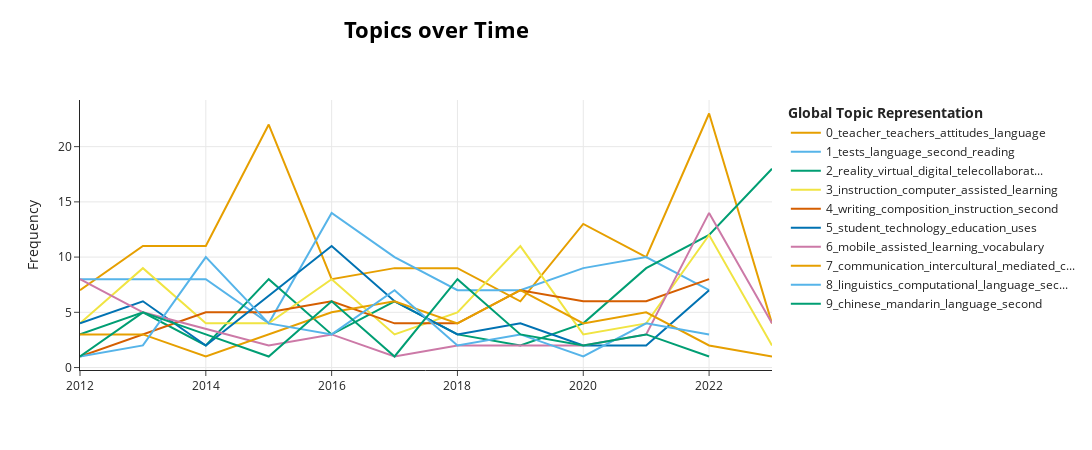

Here is the notebook cell this chart was saved with:
### Code cell
model.visualize_topics_over_time(topics_over_time, topics=[0, 1, 2, 3, 4, 5, 6, 7, 8, 9])
#can innclude topics changing topics_over_time TO topics_over_time, topics=[x, y, z, etc.]

### Figure 1 — Plotly figure (JSON) as saved in the notebook; plotly's stock layout.template omitted (floating-point values rounded to 4 significant figures)
{"data": [{"hoverinfo": "text", "hovertext": ["<b>Topic 0</b><br>Words: teacher, teachers, education, attitudes, language", "<b>Topic 0</b><br>Words: teachers, teacher, attitudes, language, faculty", "<b>Topic 0</b><br>Words: teacher, teachers, attitudes, education, technology", "<b>Topic 0</b><br>Words: teacher, teachers, education, language, literacy", "<b>Topic 0</b><br>Words: teacher, teachers, education, attitudes, content", "<b>Topic 0</b><br>Words: teacher, teachers, attitudes, content, pedagogical", "<b>Topic 0</b><br>Words: teachers, teacher, language, content, technology", "<b>Topic 0</b><br>Words: teacher, teachers, attitudes, programs, faculty", "<b>Topic 0</b><br>Words: teachers, teacher, attitudes, language, literacy", "<b>Topic 0</b><br>Words: teachers, teacher, language, attitudes, education", "<b>Topic 0</b><br>Words: teachers, teacher, attitudes, language, second", "<b>Topic 0</b><br>Words: teachers, teacher, factor, faculty, attitudes"], "marker": {"color": "#E69F00"}, "mode": "lines", "name": "0_teacher_teachers_attitudes_language", "type": "scatter", "x": [2012, 2013, 2014, 2015, 2016, 2017, 2018, 2019, 2020, 2021, 2022, 2023], "y": [7, 11, 11, 22, 8, 9, 9, 6, 13, 10, 23, 4]}, {"hoverinfo": "text", "hovertext": ["<b>Topic 1</b><br>Words: tests, language, comprehension, second, vocabulary", "<b>Topic 1</b><br>Words: reading, tests, language, pretests, posttests", "<b>Topic 1</b><br>Words: pretests, posttests, reading, language, second", "<b>Topic 1</b><br>Words: posttests, pretests, language, reading, tests", "<b>Topic 1</b><br>Words: tests, language, posttests, pretests, instruction", "<b>Topic 1</b><br>Words: language, posttests, pretests, groups, second", "<b>Topic 1</b><br>Words: tests, language, vocabulary, second, development", "<b>Topic 1</b><br>Words: tests, language, second, vocabulary, instruction", "<b>Topic 1</b><br>Words: reading, tests, language, vocabulary, second", "<b>Topic 1</b><br>Words: tests, language, second, english, proficiency", "<b>Topic 1</b><br>Words: tests, language, second, instruction, pretests"], "marker": {"color": "#56B4E9"}, "mode": "lines", "name": "1_tests_language_second_reading", "type": "scatter", "x": [2012, 2013, 2014, 2015, 2016, 2017, 2018, 2019, 2020, 2021, 2022], "y": [8, 8, 8, 4, 14, 10, 7, 7, 9, 10, 7]}, {"hoverinfo": "text", "hovertext": ["<b>Topic 2</b><br>Words: worlds, virtual, and, tiliteracy, mul", "<b>Topic 2</b><br>Words: conferencing, virtual, blogging, continuation, conscientiousness", "<b>Topic 2</b><br>Words: communication, synchronous, opportunities, grounded, problems", "<b>Topic 2</b><br>Words: community, conversation, face, call, telecollaboration", "<b>Topic 2</b><br>Words: lessons, skype, rhetorical, typing, via", "<b>Topic 2</b><br>Words: sla, identity, fans, popular, fandom", "<b>Topic 2</b><br>Words: telecollaboration, contradictions, scoping, historical, synchronous", "<b>Topic 2</b><br>Words: critical, call, serendipity, neoliberalism, democracy", "<b>Topic 2</b><br>Words: relational, text, pragmatics, completion, dcts", "<b>Topic 2</b><br>Words: reality, virtual, digital, immersive, makerspace", "<b>Topic 2</b><br>Words: virtual, reality, telecollaboration, dialogue, environments", "<b>Topic 2</b><br>Words: reality, virtual, digital, multimodality, meaning"], "marker": {"color": "#009E73"}, "mode": "lines", "name": "2_reality_virtual_digital_telecollaborat...", "type": "scatter", "x": [2012, 2013, 2014, 2015, 2016, 2017, 2018, 2019, 2020, 2021, 2022, 2023], "y": [3, 5, 2, 8, 3, 6, 3, 2, 4, 9, 12, 18]}, {"hoverinfo": "text", "hovertext": ["<b>Topic 3</b><br>Words: instruction, computer, assisted, learning, second", "<b>Topic 3</b><br>Words: instruction, assisted, computer, second, learning", "<b>Topic 3</b><br>Words: meta, instruction, computer, assisted, second", "<b>Topic 3</b><br>Words: assistants, instruction, language, assisted, teaching", "<b>Topic 3</b><br>Words: instruction, computer, assisted, second, educational", "<b>Topic 3</b><br>Words: computer, assisted, models, learning, instruction", "<b>Topic 3</b><br>Words: computer, instruction, meta, assisted, second", "<b>Topic 3</b><br>Words: instruction, computer, assisted, learning, second", "<b>Topic 3</b><br>Words: young, learning, periodicals, language, reports", "<b>Topic 3</b><br>Words: computer, instruction, assisted, learning, second", "<b>Topic 3</b><br>Words: instruction, computer, learning, assisted, second", "<b>Topic 3</b><br>Words: intervention, effect, youtube, heterogeneous, levels"], "marker": {"color": "#F0E442"}, "mode": "lines", "name": "3_instruction_computer_assisted_learning", "type": "scatter", "x": [2012, 2013, 2014, 2015, 2016, 2017, 2018, 2019, 2020, 2021, 2022, 2023], "y": [4, 9, 4, 4, 8, 3, 5, 11, 3, 4, 12, 2]}, {"hoverinfo": "text", "hovertext": ["<b>Topic 4</b><br>Words: writing, peer, rhetoric, conflict, constructivism", "<b>Topic 4</b><br>Words: writing, composition, instruction, second, internet", "<b>Topic 4</b><br>Words: writing, instruction, second, groups, improvement", "<b>Topic 4</b><br>Words: writing, composition, instruction, learning, second", "<b>Topic 4</b><br>Words: writing, composition, instruction, second, students", "<b>Topic 4</b><br>Words: writing, composition, academic, skills, instruction", "<b>Topic 4</b><br>Words: writing, evaluation, composition, instruction, students", "<b>Topic 4</b><br>Words: writing, instruction, second, language, evaluation", "<b>Topic 4</b><br>Words: writing, composition, instruction, english, second", "<b>Topic 4</b><br>Words: writing, composition, revision, written, adults", "<b>Topic 4</b><br>Words: writing, composition, instruction, second, revision"], "marker": {"color": "#D55E00"}, "mode": "lines", "name": "4_writing_composition_instruction_second", "type": "scatter", "x": [2012, 2013, 2014, 2015, 2016, 2017, 2018, 2019, 2020, 2021, 2022], "y": [1, 3, 5, 5, 6, 4, 4, 7, 6, 6, 8]}, {"hoverinfo": "text", "hovertext": ["<b>Topic 5</b><br>Words: student, motivation, measures, attitudes, technology", "<b>Topic 5</b><br>Words: student, technology, education, uses, surveys", "<b>Topic 5</b><br>Words: student, motivation, educational, attitudes, technology", "<b>Topic 5</b><br>Words: technology, student, uses, in, education", "<b>Topic 5</b><br>Words: technology, student, uses, educational, in", "<b>Topic 5</b><br>Words: technology, student, use, uses, in", "<b>Topic 5</b><br>Words: student, technology, telecommunications, handheld, devices", "<b>Topic 5</b><br>Words: student, communication, thought, psychometrics, students", "<b>Topic 5</b><br>Words: student, self, value, judgment, technology", "<b>Topic 5</b><br>Words: student, technology, education, uses, in"], "marker": {"color": "#0072B2"}, "mode": "lines", "name": "5_student_technology_education_uses", "type": "scatter", "x": [2012, 2013, 2014, 2016, 2017, 2018, 2019, 2020, 2021, 2022], "y": [4, 6, 2, 11, 6, 3, 4, 2, 2, 7]}, {"hoverinfo": "text", "hovertext": ["<b>Topic 6</b><br>Words: assisted, methodology, vocabulary, learning, memory", "<b>Topic 6</b><br>Words: mobile, user, tracking, assisted, vocabulary", "<b>Topic 6</b><br>Words: replication, phone, mobile, quantitative, sla", "<b>Topic 6</b><br>Words: mobile, generation, double, blind, apps", "<b>Topic 6</b><br>Words: apps, framework, taxonomy, evaluation, learning", "<b>Topic 6</b><br>Words: vocabulary, knowledge, psr, aspects, tablet", "<b>Topic 6</b><br>Words: mobile, videos, occurrence, imagery, vocabulary", "<b>Topic 6</b><br>Words: mobile, data, ddl, mtld, cacm", "<b>Topic 6</b><br>Words: mobile, learning, assisted, model, enhanced", "<b>Topic 6</b><br>Words: mobile, mall, theory, learning, aware"], "marker": {"color": "#CC79A7"}, "mode": "lines", "name": "6_mobile_assisted_learning_vocabulary", "type": "scatter", "x": [2012, 2013, 2015, 2016, 2017, 2018, 2020, 2021, 2022, 2023], "y": [8, 5, 2, 3, 1, 2, 2, 3, 14, 4]}, {"hoverinfo": "text", "hovertext": ["<b>Topic 7</b><br>Words: communication, intercultural, awareness, cultural, interpersonal", "<b>Topic 7</b><br>Words: communication, competence, mediated, intercultural, researchers", "<b>Topic 7</b><br>Words: dynamics, inquiry, audiovisual, intercultural, journal", "<b>Topic 7</b><br>Words: communication, switching, code, discourse, process", "<b>Topic 7</b><br>Words: communication, intercultural, analysis, mediated, cultural", "<b>Topic 7</b><br>Words: communication, intercultural, languages, mediated, german", "<b>Topic 7</b><br>Words: communication, intercultural, discourse, mediated, languages", "<b>Topic 7</b><br>Words: communication, cultural, intercultural, awareness, mediated", "<b>Topic 7</b><br>Words: intercultural, communication, teleconferencing, exchange, college", "<b>Topic 7</b><br>Words: communication, intercultural, german, cultural, native", "<b>Topic 7</b><br>Words: communication, intercultural, business, cultural, competence", "<b>Topic 7</b><br>Words: soviet, latvia, locals, spatial, less"], "marker": {"color": "#E69F00"}, "mode": "lines", "name": "7_communication_intercultural_mediated_c...", "type": "scatter", "x": [2012, 2013, 2014, 2015, 2016, 2017, 2018, 2019, 2020, 2021, 2022, 2023], "y": [3, 3, 1, 3, 5, 6, 4, 7, 4, 5, 2, 1]}, {"hoverinfo": "text", "hovertext": ["<b>Topic 8</b><br>Words: system, morphemes, computational, linguistics, natural", "<b>Topic 8</b><br>Words: composition, linguistics, computational, language, second", "<b>Topic 8</b><br>Words: linguistics, computational, language, error, second", "<b>Topic 8</b><br>Words: computational, linguistics, language, phrase, structure", "<b>Topic 8</b><br>Words: linguistics, computational, analysis, language, essays", "<b>Topic 8</b><br>Words: linguistics, computational, analysis, phrase, language", "<b>Topic 8</b><br>Words: languages, maintenance, linguistics, computational, ugric", "<b>Topic 8</b><br>Words: computational, linguistics, phrase, structure, word", "<b>Topic 8</b><br>Words: questioning, techniques, computational, linguistics, testing", "<b>Topic 8</b><br>Words: computational, linguistics, language, second, classification", "<b>Topic 8</b><br>Words: linguistics, computational, language, second, usage"], "marker": {"color": "#56B4E9"}, "mode": "lines", "name": "8_linguistics_computational_language_sec...", "type": "scatter", "x": [2012, 2013, 2014, 2015, 2016, 2017, 2018, 2019, 2020, 2021, 2022], "y": [1, 2, 10, 4, 3, 7, 2, 3, 1, 4, 3]}, {"hoverinfo": "text", "hovertext": ["<b>Topic 9</b><br>Words: chinese, romanization, mandarin, phonemes, morphology", "<b>Topic 9</b><br>Words: chinese, mandarin, questionnaires, language, statistical", "<b>Topic 9</b><br>Words: chinese, mandarin, attitudes, introductory, computer", "<b>Topic 9</b><br>Words: scmc, eyetracking, stimulated, chinese, as", "<b>Topic 9</b><br>Words: chinese, mandarin, attitudes, language, foreign", "<b>Topic 9</b><br>Words: sentence, chinese, remedial, prompting, multivariate", "<b>Topic 9</b><br>Words: chinese, mandarin, attitudes, student, language", "<b>Topic 9</b><br>Words: chinese, mandarin, language, simulation, asian", "<b>Topic 9</b><br>Words: chinese, human, mandarin, posture, body", "<b>Topic 9</b><br>Words: chinese, student, simulation, attitudes, asian", "<b>Topic 9</b><br>Words: mandarin, holistic, chinese, movements, eye"], "marker": {"color": "#009E73"}, "mode": "lines", "name": "9_chinese_mandarin_language_second", "type": "scatter", "x": [2012, 2013, 2014, 2015, 2016, 2017, 2018, 2019, 2020, 2021, 2022], "y": [1, 5, 3, 1, 6, 1, 8, 3, 2, 3, 1]}], "layout": {"height": 450, "hoverlabel": {"bgcolor": "white", "font": {"family": "Rockwell", "size": 16}}, "legend": {"title": {"text": "<b>Global Topic Representation"}}, "title": {"font": {"color": "Black", "size": 22}, "text": "<b>Topics over Time</b>", "x": 0.4, "xanchor": "center", "y": 0.95, "yanchor": "top"}, "width": 1250, "xaxis": {"showgrid": true}, "yaxis": {"showgrid": true, "title": {"text": "Frequency"}}}}
